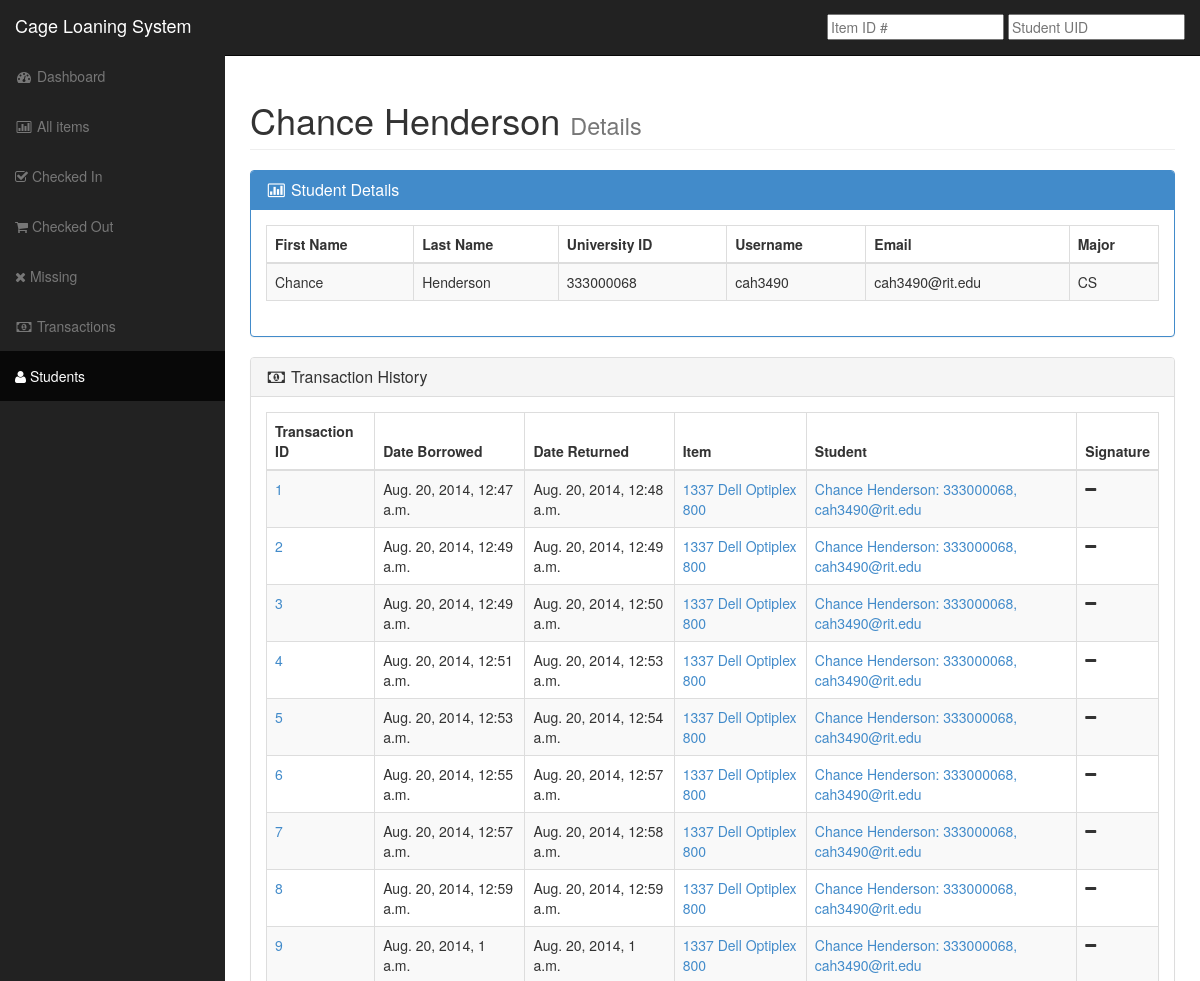
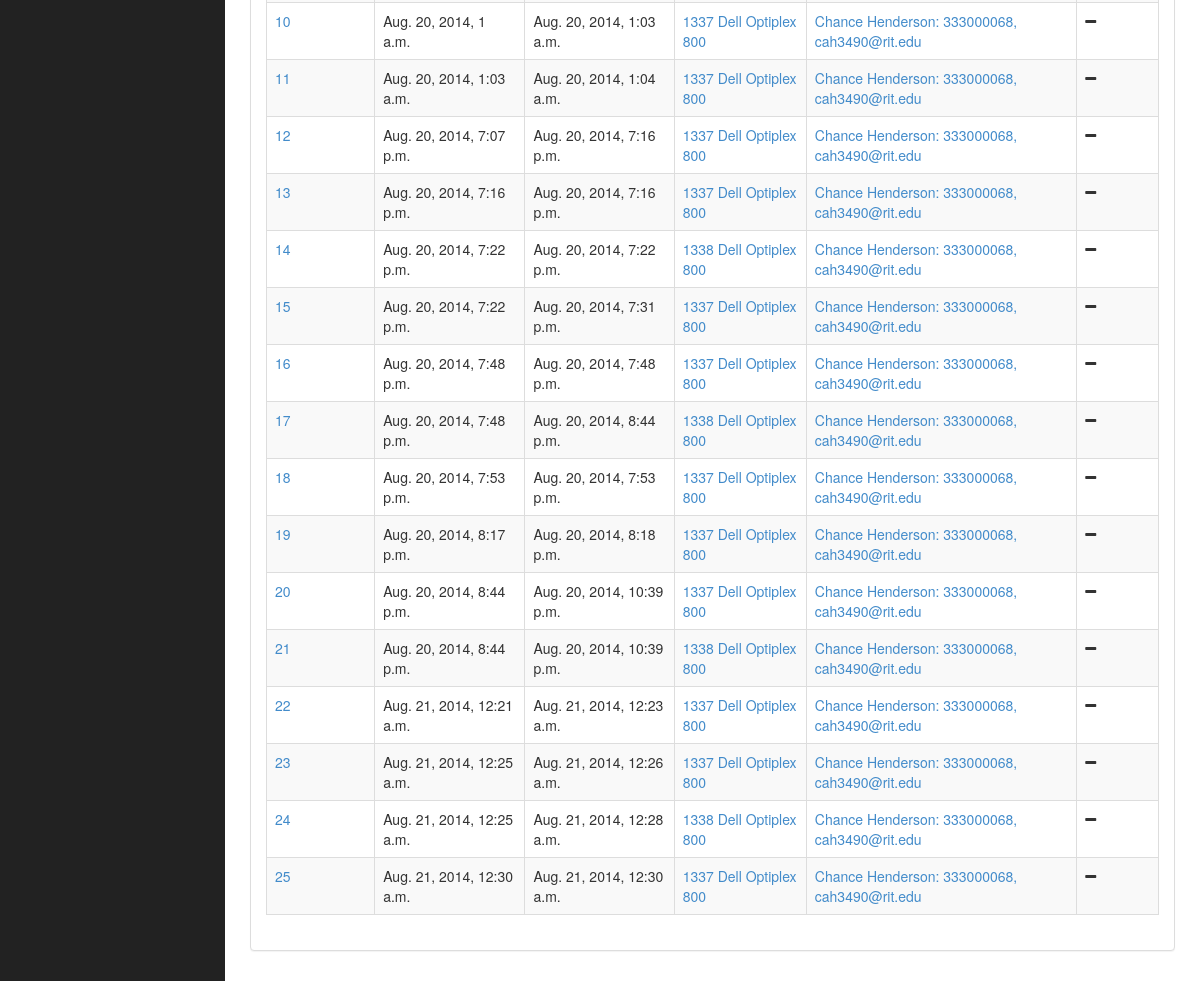
Screenshot of /student/1/ with the database file from the repository (2 pictures, top to bottom).
### cageInventory/models.py (models this page shows, shortened)
class Student(models.Model):
	first_name = models.CharField(max_length=50)
	last_name = models.CharField(max_length=50)
	uid = models.CharField(max_length=9, null=True, blank=True)
	username = models.CharField(max_length=7, null=True, blank=True)
	year = models.CharField(max_length=1,null=True,blank=True)
	email = models.CharField(max_length=50,null=True,blank=True)
	major = models.ForeignKey(Major, blank=True, null=True)
	def __str__(self):
		retstr = str(self.first_name) + " " + str(self.last_name)
		if self.uid:
			retstr += ": " + str(self.uid)
		if self.email:
			retstr += ", " + str(self.email)
		return retstr

class Major(models.Model):
	code = models.CharField(max_length=20)
	def __str__(self):
		return str(self.code)

class Transaction(models.Model):
	student = models.ForeignKey(Student)
	this_item = models.ForeignKey(Item)
	start_date = models.DateTimeField()
	end_date = models.DateTimeField(null=True,blank=True)
	signature = models.ImageField(null=True,blank=True,upload_to="signatures")

class Item(models.Model):
	status = models.NullBooleanField(default=True)
	id_num = models.CharField(max_length=20,null=True,blank=True)
	model = models.ForeignKey(Model)
	def __str__(self):
		return str(self.id_num) + " " + str(self.model)

class Model(models.Model):
	mfr = models.ForeignKey(Mfr)
	model_name = models.CharField(max_length=100)
	value = models.IntegerField(null=True,blank=True)
	def __str__(self):
		return str(self.mfr) + " " + str(self.model_name)

class Mfr(models.Model):
	name = models.CharField(max_length=100)
	def __str__(self):
		return str(self.name)

### cageInventory/views.py (the view)
# urls.py: url(r'^student/(?P<item_id>\d+)/$','cageInventory.views.student_detail'),
def student_detail(request, item_id):
	return render_to_response('cageInventory/student_detail.html',{'item':Student.objects.get(id=item_id),
																'trans':Transaction.objects.filter(student=Student.objects.get(id=item_id))})

### templates/cageInventory/student_detail.html (shortened to what this page needs)
{% extends 'cageInventory/base.html' %}
{% block studentactive %}
class="active"
{% endblock %}
{% block content %}
<div class="row">
    <div class="col-lg-12">
        <h1 class="page-header">
            {{item.first_name}} {{item.last_name}} <small>Details</small>
        </h1>
    </div>
</div>
<div class="row">
    <div class="col-lg-12">
        <div class="panel panel-primary">
            <div class="panel-heading">
                <h3 class="panel-title"><i class="fa fa-fw fa-bar-chart-o"></i> Student Details</h3>
            </div>
            <div class="panel-body">
                <div class="table-responsive">
                    <table class="table table-bordered table-hover table-striped">
                        <thead>
                            <tr>
                                <th>First Name</th>
                                <th>Last Name </th>
                                <th>University ID </th>
                                <th>Username</th>
                                <th>Email</th>
                                <th>Major</th>
                            </tr>
                        </thead>
                        <tbody>
                            <tr>
                                <td>{{item.first_name}}</td>
                                <td>{{item.last_name}}</td>
                                <td>{{item.uid}}</td>
                                <td>{{item.username}}</td>
                                <td>{{item.email}}</td>
                                <td>{{item.major}}</td>
                            </tr>
                        </tbody>
                    </table>
                </div>
            </div>
        </div>
    </div>
</div>
<div class="row">
    <div class="col-lg-12">
        {% include 'cageInventory/transaction_history.html' %}
    </div>
</div>
{% endblock %}

### templates/cageInventory/transaction_history.html
<div class="panel panel-default">
    <div class="panel-heading">
        <h3 class="panel-title"><i class="fa fa-money fa-fw"></i> Transaction History</h3>
    </div>
    <div class="panel-body">
        <div class="table-responsive">
            <table class="table table-bordered table-hover table-striped">
                <thead>
                    <tr>
                        <th>Transaction ID</th>
                        <th>Date Borrowed </th>
                        <th>Date Returned </th>
                        <th>Item </th>
                        <th>Student </th>
                        <th>Signature</th>
                    </tr>
                </thead>
                <tbody>
                    {% for item in trans %}
                    <tr>
                        <td><a href="/transaction/{{item.id}}/">{{item.id}}</a></td>
                        <td>{{item.start_date}}</td>
                        <td>{% if item.end_date %}{{item.end_date}}{% else %}<i class="fa fa-minus"></i>{% endif %}</td>
                        <td><a href="/item/{{item.this_item.id}}/">{{item.this_item}}</a></td>
                        <td><a href="/student/{{item.student.id}}/">{{item.student}}</a></td>
                        <td>{% if item.signature %} <i class="fa fa-check"></i> {% else %}<i class="fa fa-minus"></i>{% endif %}</td>
                    </tr>
                    {% empty %}
                    <tr>
                    <td colspan="6">No transactions have been logged</td>
                    </tr>
                    {% endfor %}
                </tbody>
            </table>
        </div>
    </div>
</div>

### static/css/sb-admin.css (style rules this page uses)
body { margin-top: 100px; background-color: #222; }
@media (min-width:768px) { body { margin-top: 50px; } }

### rows the page displays
Student: first_name "Chance", last_name "Henderson", uid "333000068", username "cah3490", email "cah3490@rit.edu", major "CS"
Transaction: id "1", start_date "Aug. 20, 2014, 12:47 a.m.", end_date "Aug. 20, 2014, 12:48 a.m.", this_item "1337 Dell Optiplex 800", student "Chance Henderson: 333000068, cah3490@rit.edu"
Transaction: id "2", start_date "Aug. 20, 2014, 12:49 a.m.", end_date "Aug. 20, 2014, 12:49 a.m.", this_item "1337 Dell Optiplex 800", student "Chance Henderson: 333000068, cah3490@rit.edu"
Transaction: id "3", start_date "Aug. 20, 2014, 12:49 a.m.", end_date "Aug. 20, 2014, 12:50 a.m.", this_item "1337 Dell Optiplex 800", student "Chance Henderson: 333000068, cah3490@rit.edu"
Transaction: id "4", start_date "Aug. 20, 2014, 12:51 a.m.", end_date "Aug. 20, 2014, 12:53 a.m.", this_item "1337 Dell Optiplex 800", student "Chance Henderson: 333000068, cah3490@rit.edu"
Transaction: id "5", start_date "Aug. 20, 2014, 12:53 a.m.", end_date "Aug. 20, 2014, 12:54 a.m.", this_item "1337 Dell Optiplex 800", student "Chance Henderson: 333000068, cah3490@rit.edu"
Transaction: id "6", start_date "Aug. 20, 2014, 12:55 a.m.", end_date "Aug. 20, 2014, 12:57 a.m.", this_item "1337 Dell Optiplex 800", student "Chance Henderson: 333000068, cah3490@rit.edu"
Transaction: id "7", start_date "Aug. 20, 2014, 12:57 a.m.", end_date "Aug. 20, 2014, 12:58 a.m.", this_item "1337 Dell Optiplex 800", student "Chance Henderson: 333000068, cah3490@rit.edu"
Transaction: id "8", start_date "Aug. 20, 2014, 12:59 a.m.", end_date "Aug. 20, 2014, 12:59 a.m.", this_item "1337 Dell Optiplex 800", student "Chance Henderson: 333000068, cah3490@rit.edu"
Transaction: id "9", start_date "Aug. 20, 2014, 1 a.m.", end_date "Aug. 20, 2014, 1 a.m.", this_item "1337 Dell Optiplex 800", student "Chance Henderson: 333000068, cah3490@rit.edu"
Transaction: id "10", start_date "Aug. 20, 2014, 1 a.m.", end_date "Aug. 20, 2014, 1:03 a.m.", this_item "1337 Dell Optiplex 800", student "Chance Henderson: 333000068, cah3490@rit.edu"
Transaction: id "11", start_date "Aug. 20, 2014, 1:03 a.m.", end_date "Aug. 20, 2014, 1:04 a.m.", this_item "1337 Dell Optiplex 800", student "Chance Henderson: 333000068, cah3490@rit.edu"
Transaction: id "12", start_date "Aug. 20, 2014, 7:07 p.m.", end_date "Aug. 20, 2014, 7:16 p.m.", this_item "1337 Dell Optiplex 800", student "Chance Henderson: 333000068, cah3490@rit.edu"
Transaction: id "13", start_date "Aug. 20, 2014, 7:16 p.m.", end_date "Aug. 20, 2014, 7:16 p.m.", this_item "1337 Dell Optiplex 800", student "Chance Henderson: 333000068, cah3490@rit.edu"
Transaction: id "14", start_date "Aug. 20, 2014, 7:22 p.m.", end_date "Aug. 20, 2014, 7:22 p.m.", this_item "1338 Dell Optiplex 800", student "Chance Henderson: 333000068, cah3490@rit.edu"
Transaction: id "15", start_date "Aug. 20, 2014, 7:22 p.m.", end_date "Aug. 20, 2014, 7:31 p.m.", this_item "1337 Dell Optiplex 800", student "Chance Henderson: 333000068, cah3490@rit.edu"
Transaction: id "16", start_date "Aug. 20, 2014, 7:48 p.m.", end_date "Aug. 20, 2014, 7:48 p.m.", this_item "1337 Dell Optiplex 800", student "Chance Henderson: 333000068, cah3490@rit.edu"
Transaction: id "17", start_date "Aug. 20, 2014, 7:48 p.m.", end_date "Aug. 20, 2014, 8:44 p.m.", this_item "1338 Dell Optiplex 800", student "Chance Henderson: 333000068, cah3490@rit.edu"
Transaction: id "18", start_date "Aug. 20, 2014, 7:53 p.m.", end_date "Aug. 20, 2014, 7:53 p.m.", this_item "1337 Dell Optiplex 800", student "Chance Henderson: 333000068, cah3490@rit.edu"
Transaction: id "19", start_date "Aug. 20, 2014, 8:17 p.m.", end_date "Aug. 20, 2014, 8:18 p.m.", this_item "1337 Dell Optiplex 800", student "Chance Henderson: 333000068, cah3490@rit.edu"
Transaction: id "20", start_date "Aug. 20, 2014, 8:44 p.m.", end_date "Aug. 20, 2014, 10:39 p.m.", this_item "1337 Dell Optiplex 800", student "Chance Henderson: 333000068, cah3490@rit.edu"
Transaction: id "21", start_date "Aug. 20, 2014, 8:44 p.m.", end_date "Aug. 20, 2014, 10:39 p.m.", this_item "1338 Dell Optiplex 800", student "Chance Henderson: 333000068, cah3490@rit.edu"
Transaction: id "22", start_date "Aug. 21, 2014, 12:21 a.m.", end_date "Aug. 21, 2014, 12:23 a.m.", this_item "1337 Dell Optiplex 800", student "Chance Henderson: 333000068, cah3490@rit.edu"
Transaction: id "23", start_date "Aug. 21, 2014, 12:25 a.m.", end_date "Aug. 21, 2014, 12:26 a.m.", this_item "1337 Dell Optiplex 800", student "Chance Henderson: 333000068, cah3490@rit.edu"
Transaction: id "24", start_date "Aug. 21, 2014, 12:25 a.m.", end_date "Aug. 21, 2014, 12:28 a.m.", this_item "1338 Dell Optiplex 800", student "Chance Henderson: 333000068, cah3490@rit.edu"
Transaction: id "25", start_date "Aug. 21, 2014, 12:30 a.m.", end_date "Aug. 21, 2014, 12:30 a.m.", this_item "1337 Dell Optiplex 800", student "Chance Henderson: 333000068, cah3490@rit.edu"
